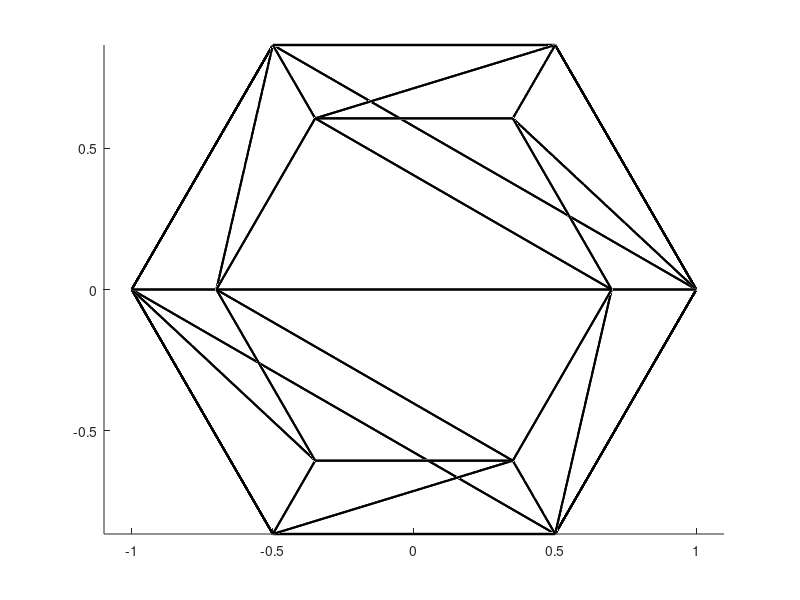

The MATLAB script that drew this image:
clear; close all; clc;

vertex = [
+0.7000,+0.0000,+1.0887;
+0.3500,+0.6062,+1.0887;
-0.3500,+0.6062,+1.0887;
-0.7000,-0.0000,+1.0887;
-0.3500,-0.6062,+1.0887;
+0.3500,-0.6062,+1.0887;
+1.0000,+0.0000,+0.6000;
+0.5000,+0.8660,+0.6000;
-0.5000,+0.8660,+0.6000;
-1.0000,-0.0000,+0.6000;
-0.5000,-0.8660,+0.6000;
+0.5000,-0.8660,+0.6000;
+1.0000,+0.0000,+0.6000;
+0.5000,+0.8660,+0.6000;
-0.5000,+0.8660,+0.6000;
-1.0000,-0.0000,+0.6000;
-0.5000,-0.8660,+0.6000;
+0.5000,-0.8660,+0.6000;
+1.0000,+0.0000,+0.0000;
+0.5000,+0.8660,+0.0000;
-0.5000,+0.8660,+0.0000;
-1.0000,-0.0000,+0.0000;
-0.5000,-0.8660,+0.0000;
+0.5000,-0.8660,+0.0000;
];
face = [
0,1,2;
0,2,3;
3,4,5;
3,5,0;
0,6,1;
6,7,1;
1,7,2;
7,8,2;
2,8,3;
8,9,3;
3,9,4;
9,10,4;
4,10,5;
10,11,5;
5,11,0;
11,6,0;
6,12,7;
12,13,7;
7,13,8;
13,14,8;
8,14,9;
14,15,9;
9,15,10;
15,16,10;
10,16,11;
16,17,11;
11,17,6;
17,12,6;
12,18,13;
18,19,13;
13,19,14;
19,20,14;
14,20,15;
20,21,15;
15,21,16;
21,22,16;
16,22,17;
22,23,17;
17,23,12;
23,18,12;
18,20,19;
18,21,20;
21,23,22;
21,18,23;
];

figure(1); clf;
hold on;
axis equal;
for i = 1:size(face,1)
    v = vertex(face(i, :)+1, :);
    plot3([v(1,1), v(2,1)], [v(1,2), v(2,2)], [v(1,3), v(2,3)], ...
        'k', 'linewidth', 1.5);
    plot3([v(2,1), v(3,1)], [v(2,2), v(3,2)], [v(2,3), v(3,3)], ...
        'k', 'linewidth', 1.5);
    plot3([v(3,1), v(1,1)], [v(3,2), v(1,2)], [v(3,3), v(1,3)], ...
        'k', 'linewidth', 1.5);
end